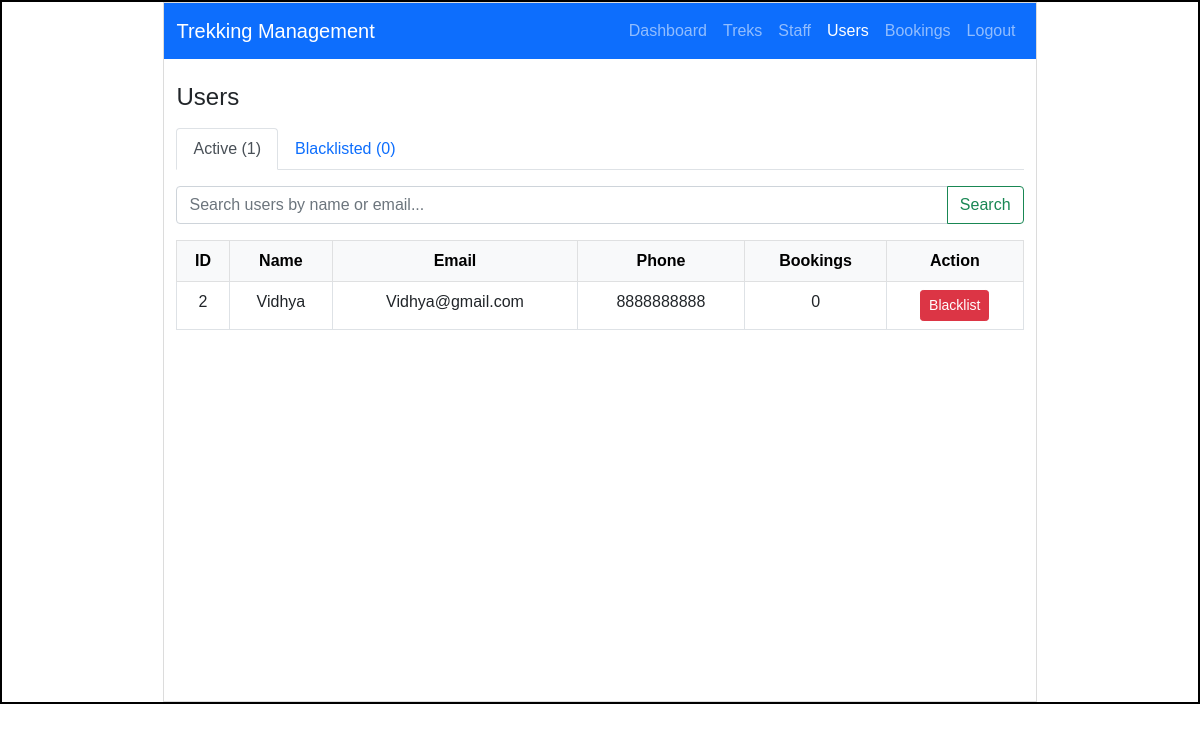
/admin/users (signed in), run on an earlier commit of the app's database.
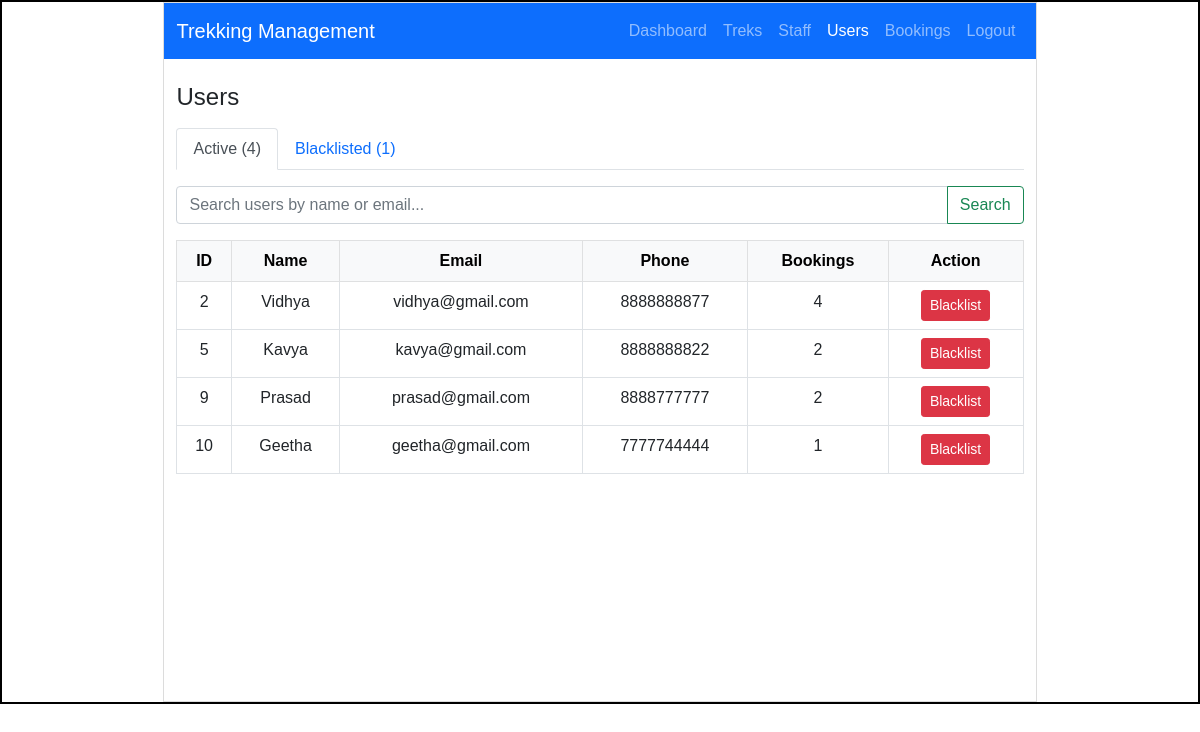
And on a later commit of the database.
### models.py (models this page shows)
class User(db.Model):
    __tablename__ = "user"
    id = db.Column(db.Integer  , primary_key = True)
    name = db.Column(db.String() , nullable=False)
    email=db.Column(db.String(), unique = True , nullable=False )
    password = db.Column(db.String() , nullable=False)
    phone = db.Column(db.String(15) , nullable=False ,unique = True)
    role = db.Column(db.String(), nullable=False , default='trekker')
    is_blacklisted = db.Column(db.Boolean , nullable= False , default = False)
    bookings = db.relationship( "Booking" ,backref = "user",lazy=True) # One User -> Many Bookings
    staff_profile = db.relationship("Staff_Profile",backref = "user",uselist=False,lazy=True)

### app.py (the view)
@app.route("/admin/users")
@role_required("admin")
def admin_users():
    active_tab   = request.args.get("tab", "active")
    search_query = request.args.get("search", "")
    active_q      = User.query.filter_by(role="trekker", is_blacklisted=False)
    blacklisted_q = User.query.filter_by(role="trekker", is_blacklisted=True)
    if search_query:
        f = or_(User.name.ilike(f"%{search_query}%"),
                User.email.ilike(f"%{search_query}%"))
        active_q      = active_q.filter(f)
        blacklisted_q = blacklisted_q.filter(f)
    return render_template("admin_users.html",
                           active_tab=active_tab,
                           search_query=search_query,
                           active_users=active_q.all(),
                           blacklisted_users=blacklisted_q.all())

### app.py (called while the page is built)
def role_required(*roles):
    def decorator(f):
        @wraps(f)
        def wrapper(*args, **kwargs):
            if 'user_id' not in session:
                flash("Please log in to continue.", "warning")
                return redirect(url_for("login"))
            if session.get('role') not in roles:
                flash("You don't have access to that page.", "warning")
                return _redirect_to_own_area()
            return f(*args, **kwargs)
        return wrapper
    return decorator

### templates/admin_users.html (shortened to what this page needs)
<!DOCTYPE html>
<html lang="en">
<head>
    <link rel="stylesheet" href="{{ url_for('static', filename='style.css') }}">
    <link href="https://cdn.jsdelivr.net/npm/bootstrap@5.0.2/dist/css/bootstrap.min.css" rel="stylesheet">
</head>
<body>
    <div id="main">
        <div id="canvas">
            <nav class="navbar navbar-expand-lg navbar-dark bg-primary">
                <div class="container-fluid">
                    <a class="navbar-brand" href="/admin/dashboard">Trekking Management</a>
                    <div class="navbar-nav ms-auto">
                        <a class="nav-link" href="/admin/dashboard">Dashboard</a>
                        <a class="nav-link" href="/admin/treks">Treks</a>
                        <a class="nav-link" href="/admin/staff">Staff</a>
                        <a class="nav-link active" href="/admin/users">Users</a>
                        <a class="nav-link" href="/admin/bookings">Bookings</a>
                        <a class="nav-link" href="/logout">Logout</a>
                    </div>
                </div>
            </nav>
            <div class="container mt-4">
                <h4 class="mb-3">Users</h4>
                <ul class="nav nav-tabs mb-3">
                    <li class="nav-item">
                        <a class="nav-link {% if active_tab == 'active' %}active{% endif %}"
                           href="/admin/users?tab=active">
                            Active ({{ active_users | length }})
                        </a>
                    </li>
                    <li class="nav-item">
                        <a class="nav-link {% if active_tab == 'blacklisted' %}active{% endif %}"
                           href="/admin/users?tab=blacklisted">
                            Blacklisted ({{ blacklisted_users | length }})
                        </a>
                    </li>
                </ul>
                <form method="GET" action="/admin/users" class="mb-3">
                    <div class="input-group">
                        <input type="text" class="form-control" name="search" value="{{ search_query }}" placeholder="Search users by name or email...">
                        <button type="submit" class="btn btn-outline-success">Search</button>
                    </div>
                </form>
                {% if active_tab == 'active' %}
                    {% if active_users %}
                    <table class="table table-bordered table-hover text-center">
                        <thead class="table-light">
                            <tr>
                                <th>ID</th>
                                <th>Name</th>
                                <th>Email</th>
                                <th>Phone</th>
                                <th>Bookings</th>
                                <th>Action</th>
                            </tr>
                        </thead>
                        <tbody>
                            {% for user in active_users %}
                            <tr>
                                <td>{{ user.id }}</td>
                                <td>{{ user.name }}</td>
                                <td>{{ user.email }}</td>
                                <td>{{ user.phone }}</td>
                                <td>{{ user.bookings | length }}</td>
                                <td>
                                    <a href="{{ url_for('blacklist_user', user_id=user.id) }}" class="btn btn-danger btn-sm">Blacklist</a>
                                </td>
                            </tr>
                            {% endfor %}
                        </tbody>
                    </table>
                    {% else %}
                        {% if search_query %}
                            <div class="alert alert-warning">No users found matching "{{ search_query }}".</div>
                        {% else %}
                            <div class="alert alert-info">No active users.</div>
                        {% endif %}
                    {% endif %}
                {% endif %}
            </div>
        </div>
    </div>
</body>
</html>

What changed in the data, as far as the page shows it:
changed User "Vidhya": email "Vidhya@gmail.com" → "vidhya@gmail.com"; phone "8888888888" → "8888888877"; bookings|length "0" → "4"
added User: id "5", name "Kavya", email "kavya@gmail.com", phone "8888888822", bookings|length "2"
added User: id "9", name "Prasad", email "prasad@gmail.com", phone "8888777777", bookings|length "2"
added User: id "10", name "Geetha", email "geetha@gmail.com", phone "7777744444", bookings|length "1"
Also different on the page:
{{ active_users | length }}: "1" → "4"
{{ blacklisted_users | length }}: "0" → "1"
